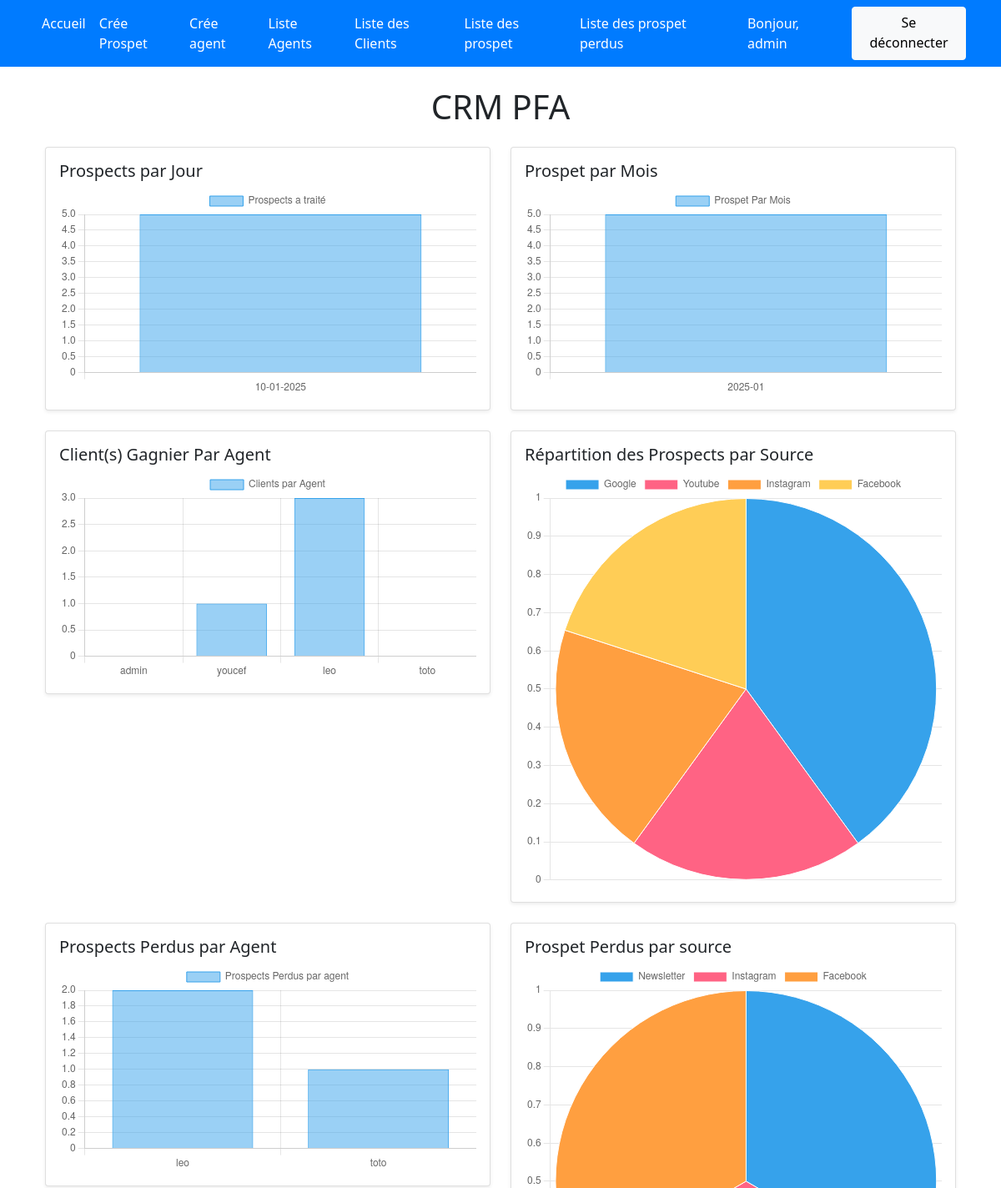
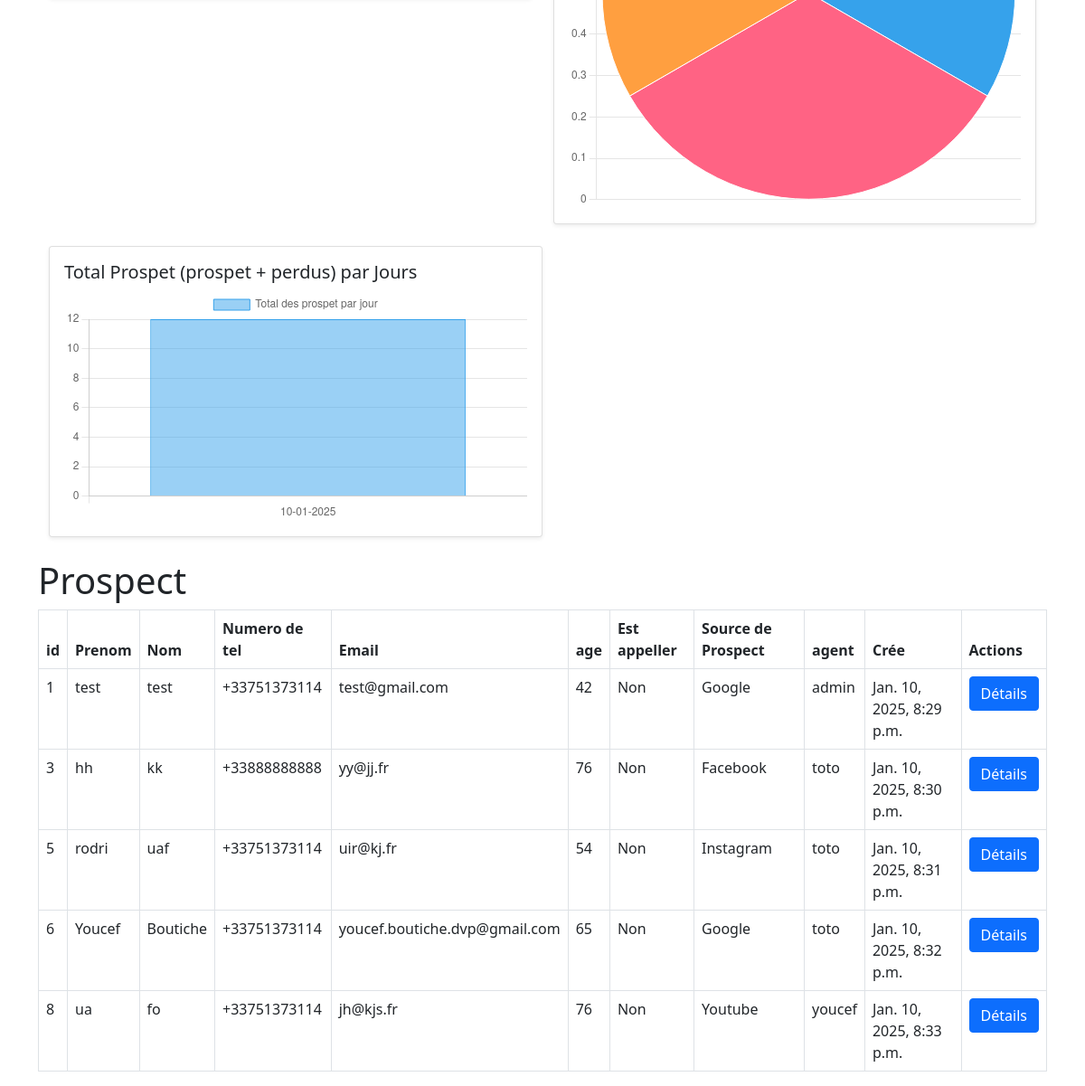
Screenshot of / (signed in) with the database file from the repository (2 pictures, top to bottom).
### crm_app/models.py (models this page shows, shortened)
class User(AbstractUser):
     pass

class Lead(models.Model):
    SOURCE_CHOICES = (
        ('Youtube','Youtube'),
        ('Google','Goole'),
        ('Newsletter','Newsletter'),
        ('Facebook','Facebook'),
        ('Instagram','Instagram'),
        ('TikTok','TikTok'),
    )
    first_name = models.CharField(max_length=255)
    last_name = models.CharField(max_length=255)
    phone_number = PhoneNumberField()
    email = models.EmailField(validators=[EmailValidator()])
    age = models.IntegerField(null=True, blank=True)
    price = models.DecimalField(max_digits=10,decimal_places=2,default=0)
    phoned = models.BooleanField(default=False)
    source = models.CharField(choices=SOURCE_CHOICES,max_length=100)
    profile_picture = models.ImageField(null=True, blank=True,upload_to='leads/')
    file_field = models.FileField(null=True, blank=True,upload_to='documents/')
    agent = models.ForeignKey(Agent,on_delete=models.CASCADE)
    created_at = models.DateTimeField(auto_now_add=True)

class Agent(models.Model):
    user = models.OneToOneField(User,on_delete=models.CASCADE)
    def __str__(self):
        return self.user.username

### crm_app/views.py (the view)
    def wrapper(request, *args, **kwargs):
        try:
            if not hasattr(request.user, 'agent'):
                return redirect('not_authorized')
        except ObjectDoesNotExist:
            return redirect('not_authorized')
        return view_func(request, *args, **kwargs)

### crm_app/views.py (called while the page is built)
def is_agent(view_func):
    def wrapper(request, *args, **kwargs):
        try:
            if not hasattr(request.user, 'agent'):
                return redirect('not_authorized')
        except ObjectDoesNotExist:
            return redirect('not_authorized')
        return view_func(request, *args, **kwargs)
    return wrapper

### dashborad_app/services.py (called while the page is built)
def get_dashboard_data():
    leads_by_day = (
        Lead.objects.annotate(day=TruncDay('created_at'))
        .values('day')
        .annotate(total=Count('id'))
        .order_by('day')
    )
    labels = [entry['day'].strftime('%d-%m-%Y') for entry in leads_by_day]
    data = [entry['total'] for entry in leads_by_day]
    return {
        'labels': json.dumps(labels),
        'data': json.dumps(data),
    }

def get_prospects_by_source():
    prospects_by_source = (
        Lead.objects.values('source')
        .annotate(total=Count('id'))
        .order_by('-total')
    )
    labels = [entry['source'] for entry in prospects_by_source]
    data = [entry['total'] for entry in prospects_by_source]
    return {
        'labels': json.dumps(labels),
        'data': json.dumps(data),
    }

def get_agents_comparison():
    agents_data = (
        Agent.objects.annotate(
            total_clients=Count('client', distinct=True),
            total_prospects_lost=Count('id')
        )
    )
    labels = [agent.user.username for agent in agents_data]
    clients_data = [agent.total_clients for agent in agents_data]
    prospects_lost_data = [agent.total_prospects_lost for agent in agents_data]
    return {
        'labels': json.dumps(labels),
        'clients_data': json.dumps(clients_data),
        'prospects_lost_data': json.dumps(prospects_lost_data),
    }

def get_prospet_by_month():
    leads_by_month = (
        Lead.objects.all().annotate(month=TruncMonth('created_at'))
        .values('month')
        .annotate(total=Count('id'))
        .order_by('month')
    )
    labels = [entry['month'].strftime('%Y-%m') for entry in leads_by_month]
    data = [entry['total'] for entry in leads_by_month]
    return {
        'labels': json.dumps(labels),
        'data': json.dumps(data),
    }

### crm_app/templates/index.html (shortened to what this page needs)
{% extends "base.html" %}
{% load static %}
{% block content %}
    <div class="container">
        {% include 'dashboard/index.html' %}
        <h1>Prospect</h1>
        <table class="table table-bordered">
            <thead>
              <tr>
                <th scope="col">id</th>
                <th scope="col">Prenom</th>
                <th scope="col">Nom</th>
                <th scope="col">Numero de tel</th>
                <th scope="col">Email</th>
                <th scope="col">age</th>
                <th scope="col">Est appeller</th>
                <th scope="col">Source de Prospect</th>
                <th scope="col">agent</th>
                <th scope="col">Crée</th>
                <th>Actions</th>
              </tr>
            </thead>
            <tbody>
                {% for lead in leads %}
                    {% if not lead.is_client %}
                        <tr>
                            <td>{{ lead.id }}</td>
                            <td>{{ lead.first_name }}</td>
                            <td>{{ lead.last_name }}</td>
                            <td>{{ lead.phone_number }}</td>
                            <td>{{ lead.email }}</td>
                            <td>{{ lead.age }}</td>
                            <td>{{ lead.phoned|yesno:"Oui,Non" }}</td>
                            <td>{{ lead.source }}</td>
                            <td>{{ lead.agent }}</td>
                            <td>{{ lead.created_at }}</td>
                            <td>
                                <a href="{% url 'details_page' lead.id %}" class="btn btn-primary">Détails</a>
                            </td>
                        </tr>
                    {% endif %}
                {% endfor %}
            </tbody>
          </table>
    </div>
{% endblock content %}

### crm_app/templates/navbar.html (shortened to what this page needs)
<nav class="navbar navbar-expand-lg navbar-dark">
    <div class="container">
        <div class="collapse navbar-collapse" id="navbarNav">
            {% if request.user.is_authenticated %}
                <ul class="navbar-nav me-auto mb-2 mb-lg-0">
                    <li class="nav-item">
                        <a class="nav-link active" aria-current="page" href="{% url 'index' %}">Accueil</a>
                    </li>
                    <li class="nav-item">
                        <a class="nav-link" href="{% url 'create_lead' %}">Crée Prospet</a>
                    </li>
                        {% if request.user.is_superuser %}
                            <li class="nav-item">
                                <a class="nav-link" href="{% url 'create_agent' %}">Crée agent</a>
                            </li>
                            <li class="nav-item">
                                <a class="nav-link" href="{% url 'list_agents' %}">Liste Agents</a>
                            </li>
                        {% endif %}
                    <li class="nav-item">
                        <a class="nav-link" href="{% url 'list_client' %}">Liste des Clients</a>
                    </li>
                    <li class="nav-item">
                        <a class="nav-link" href="{% url 'list_leads' %}">Liste des prospet</a>
                    </li>
                    <li class="nav-item">
                        <a class="nav-link" href="{% url 'list_loss_leads' %}">Liste des prospet perdus</a>
                    </li>
                </ul>
            {% endif %}
            <div class="d-flex">
                {% if request.user.is_authenticated %}
                <a class="nav-link">Bonjour, {{ request.user.username }}</a>
                <a href="{% url 'logout' %}" class="btn btn-light">Se déconnecter</a>
                {% else %}
                    <a href="{% url 'login' %}" class="btn btn-custom me-2">Connexion</a>
                    <a href="{% url 'signup' %}" class="btn btn-custom me-2">S'inscrire</a>
                {% endif %}
            </div>
        </div>
    </div>
</nav>

### static/styles/style.css (style rules this page uses)
.navbar { background-color: #007bff; }
.navbar-brand, .nav-link { color: #fff !important; }

### rows the page displays
User: user.username "admin"
Lead: id "1", first_name "test", last_name "test", phone_number "+33751373114", email "test@gmail.com", age "42", phoned "Non", source "Google", agent "admin", created_at "Jan. 10, 2025, 8:29 p.m."
Lead: id "3", first_name "hh", last_name "kk", phone_number "+33888888888", email "yy@jj.fr", age "76", phoned "Non", source "Facebook", agent "toto", created_at "Jan. 10, 2025, 8:30 p.m."
Lead: id "5", first_name "rodri", last_name "uaf", phone_number "+33751373114", email "uir@kj.fr", age "54", phoned "Non", source "Instagram", agent "toto", created_at "Jan. 10, 2025, 8:31 p.m."
Lead: id "6", first_name "Youcef", last_name "Boutiche", phone_number "+33751373114", email "youcef.boutiche.dvp@gmail.com", age "65", phoned "Non", source "Google", agent "toto", created_at "Jan. 10, 2025, 8:32 p.m."
Lead: id "8", first_name "ua", last_name "fo", phone_number "+33751373114", email "jh@kjs.fr", age "76", phoned "Non", source "Youtube", agent "youcef", created_at "Jan. 10, 2025, 8:33 p.m."

### other values shown
chart data {{ dashboard_labels|safe }} ["10-01-2025"]
chart data {{ dashboard_data|safe }} [5]
